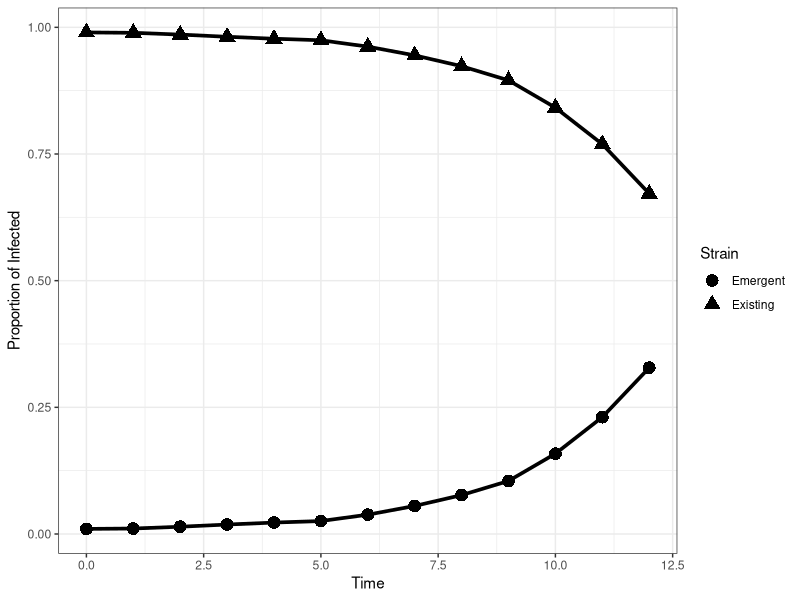
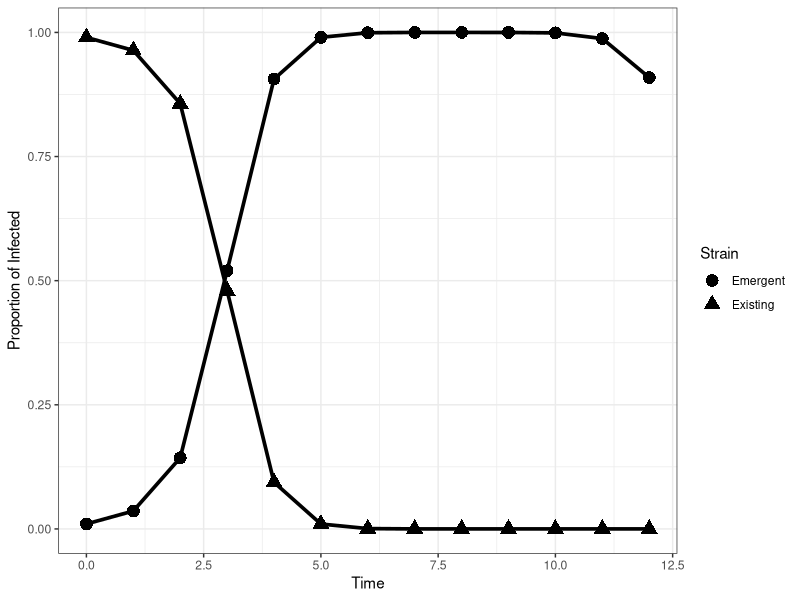

These charts were generated, in order, by the following R code: (Note: this script raises an error after producing the figures.)
library(tidyverse)
library(emmeans)
library(car)
library(gmodels)

mod_sir <- function(ini,
                    N=100000,
                    x,
                    timestart=0,
                    timeend=10, #in weeks
                    dt=1,
                    tol=1e-9){
  sim <- unname(ini)
  
  cases <- matrix(nrow=length(seq(timestart,timeend,by=dt)),
                  ncol=length(ini))
  colnames(cases) <- names(ini)
  cases[1,] <- sim
  
  #probability of transitions from susceptible compartment
  for(t in 2:nrow(cases)){
    p_SI <- (1-exp(-(x$beta*sim[2] + 
                       x$betap*sim[3] + x$nu)))*(x$beta*sim[2])/(x$beta*sim[2] + 
                                                                   x$betap*sim[3] + x$nu)
    p_SIn <- (1-exp(-(x$beta*sim[2] + 
                        x$betap*sim[3] + x$nu)))*(x$betap*sim[3])/(x$beta*sim[2] + 
                                                                     x$betap*sim[3] + x$nu)
    p_SV <-  (1-exp(-(x$beta*sim[2] + 
                        x$betap*sim[3] + x$nu)))*(x$nu)/(x$beta*sim[2] + x$betap*sim[3] + x$nu)
    
    #probability of transitions from first infected compartment
    p_IR <- (1- exp(-(x$gamma+x$mu)))*(x$gamma/(x$gamma+x$mu))
    p_ID <- (1-exp(-(x$gamma+x$mu)))*(x$mu/(x$gamma+x$mu))
    
    #probability of transition from vaccinated compartment
    p_VIn <- 1-exp(-x$betap*sim[3])
    
    #probability of transition from recovered compartment
    p_RIn <- 1-exp(-x$betap*sim[3])
    
    #probability of transitions from second infected compartment
    p_InRn <- (1- exp(-(x$gammap+x$mu)))*(x$gammap/(x$gammap+x$mu))
    p_InD <- (1-exp(-(x$gammap+x$mu)))*(x$mu/(x$gammap+x$mu))
    
    
    #number of transitions
    #susceptible
    
    S_probs <- c(p_SI, p_SIn, p_SV, 1-sum(p_SI, p_SIn, p_SV))
    n_S <- as.numeric(rmultinom(1,round(N*sim[1]),prob=S_probs))
    
    #first strain
    I_probs <- c(p_IR,p_ID, (1-sum(p_IR,p_ID)))
    n_I <- as.numeric(rmultinom(1,round(N*sim[2]),prob=I_probs))
    
    #new strain
    In_probs <- c(p_InRn, p_InD, 1-sum(p_InRn, p_InD))
    n_In <- as.numeric(rmultinom(1,round(N*sim[3]),prob=In_probs))
    
    #vaccinated
    n_V <- rbinom(1,round(N*sim[4]),prob=p_VIn)
    
    #first recovered
    
    n_R <- rbinom(1,round(N*sim[5]),prob = p_RIn)
    
    #update sim
    change <-(1/N) * c(-sum(n_S[1:3]),
                       n_S[1]-sum(n_I),
                       n_S[2]+n_V+n_R - sum(n_In),
                       n_S[3] - n_V,
                       n_I[1] - n_R,
                       n_In[1],
                       n_I[2]+n_In[2])
    
    sim <- (sim + change)
    sim <- sim*(sim > tol)
    cases[t,] <- sim
  }
  cases  |> 
    as.data.frame() |> 
    mutate(time=seq(timestart,timeend,by=1)) |> 
    mutate(infected = i1+i2+0.000001,infprop1=i1/infected,infprop2=i2/infected) -> cases 
  
  return(cases)
}

tdom <- function(ini, x, timestart=0, timeend=10,tol=1e-9){
  trun <- tryCatch({mod_sir(ini=ini,
                            x=x,
                            timestart=timestart,
                            timeend = timeend)},
                   error=function(e){
                     return(data.frame(infprop1=0,infprop2=0))
                   },
                   warning=function(w){
                     return(data.frame(infprop1=0,infprop2=0))
                   }
                   
  )
  
  if(tail(trun$infprop2,1) <=tol & max(trun$infprop2) <=0.5){
    tdominance <- NA #never dominates
  }
  else{
    #initialize the logistic model using logit transformed model estimates
    # coef(lm(logit(infprop2)~time,data=trun)) |> unname()->tcoeffs
    # 
    # phi_2 <- tcoeffs[1]
    # phi_3<- tcoeffs[2]
    
    logisticmodel <- tryCatch({nls(infprop2~SSlogis(time,Asym,xmid,scal),
                                   data=filter(trun,infprop2 > tol),
                                   control=list(maxiter=500))},
                              error=function(e){
                                #rerun with an experimental growth curve
                                rerun <- lm(log(infprop2)~time,
                                            data=trun)
                                
                                return((log(0.5)- coef(rerun)[1])/coef(rerun)[2])
                              },
                              warning=function(w){
                                rerun <- lm(log(infprop2)~time,
                                            data=trun)
                                
                                return((log(0.5)- coef(rerun)[1])/coef(rerun)[2])                         }
                              
    )
    tdominance <- ifelse(is.numeric(logisticmodel),logisticmodel,coef(logisticmodel)[2])
  }  
  tdominance
}


#no dominance
initial_recovered <- 0.01 #approximation
initial_infected <- 0.01 
vaxrate <- 0
ini <- c(s=1-vaxrate-initial_infected-initial_recovered,
         i1=0.99*initial_infected,
         i2=0.01*initial_infected,
         v=vaxrate,
         r1=initial_recovered,
         r2=0,
         d=0)

x <- list(beta=1.4, 
          betap=1.25*1.4,
          gamma=0.7, 
          gammap=0.7,
          nu=0, 
          mu=0)
mod_sir(ini=ini,
        x=x,
        timestart=0,
        timeend = 12) -> results

results |> select(time, infprop1,infprop2) |> 
  rename(Existing=infprop1, Emergent=infprop2) |> 
  pivot_longer(c(Existing,Emergent),names_to="Strain", values_to="Proportion") |> 
  mutate_at(vars(Strain),factor) |> 
  ggplot(aes(x=time,y=Proportion,group=Strain, shape=Strain)) +
  theme_bw() + 
  geom_point(size=4) + 
  geom_line(linewidth=1.25) + 
  labs(x="Time", y="Proportion of Infected") ->fail_plot1

fail_plot1 |> ggsave(filename = "failure_1.png",width=6,height=4,units="in")

tdom(ini=ini,x=x,
     timestart=0,
     timeend = 12)

#second way of failure

initial_recovered <- 0.01 #approximation
initial_infected <- 0.01 
vaxrate <- 0.3
ini <- c(s=1-vaxrate-initial_infected-initial_recovered,
         i1=0.99*initial_infected,
         i2=0.01*initial_infected,
         v=vaxrate,
         r1=initial_recovered,
         r2=0,
         d=0)

x <- list(beta=2.1, 
          betap=2.*2.1,
          gamma=0.7, 
          gammap=0.7,
          nu=0.3, 
          mu=0)
mod_sir(ini=ini,
        x=x,
        timestart=0,
        timeend = 12) -> results2

results2 |> select(time, infprop1,infprop2) |> 
  rename(Existing=infprop1, Emergent=infprop2) |> 
  pivot_longer(c(Existing,Emergent),names_to="Strain", values_to="Proportion") |> 
  mutate_at(vars(Strain),factor) |> 
  ggplot(aes(x=time,y=Proportion,group=Strain, shape=Strain)) +
  theme_bw() + 
  geom_point(size=4) + 
  geom_line(linewidth=1.25) + 
  labs(x="Time", y="Proportion of Infected") ->fail_plot2

fail_plot2 |> ggsave(filename = "failure_2.png",width=6,height=4,units="in")

nls(infprop2~SSlogis(time,Asym,xmid,scal),
    data=filter(results2,infprop2 >1e-9),
    control=list(maxiter=500)) ->coeffs

tdom(ini=ini,x=x,
     timestart=0,
     timeend = 12)


#ORIGINAL STRAIN COULD BE gamma =0.7, gammap = 0.7
gamma <- 0.7
gammap <- 0.7
betaset <- c(1.4,1.75,2.1)
betapset <- c(1.25,1.5,1.75,2) #multiple of beta
initial_recovered <- 0.01 #approximation
initial_infected <- 0.01 #loosely based on data
vaxxrateset <- c(0,0.3)
nuset <- c(0, 0.3)
muset <- c(0)
nsims <-100

sim_array <- expand.grid(1:nsims,
                         betaset,
                         betapset,
                         gamma,
                         gammap,
                         vaxxrateset,
                         initial_recovered,
                         initial_infected,
                         nuset,
                         muset) |> as.data.frame()
names(sim_array) <- c("SimNumber",
                      "beta",
                      "betap",
                      "gamma",
                      "gammap",
                      "vaxrate",
                      "ini_recovered",
                      "ini_infected",
                      "nu",
                      "mu")

#experiment function
exp_trun <- function(x1,timestart=0,timeend=12){
  x1 |> unname() |> as.numeric()->x1
  #initial recovered is 1%
  initial_recovered <- x1[7]
  #initial infected based on population
  initial_infected <- x1[8]
  #vaccination rate
  vaxrate <- x1[6]
  
  x <-list(beta=x1[2], 
           betap=x1[3]*x1[2],
           gamma=x1[4], 
           gammap=x1[5],
           nu=x1[9], 
           mu=x1[10]) #no birth and vaccination
  
  ini <- c(s=1-vaxrate-initial_infected-initial_recovered,
           i1=0.99*initial_infected,
           i2=0.01*initial_infected,
           v=vaxrate,
           r1=initial_recovered,
           r2=0,
           d=0)
  tdom(ini=ini,x=x,timestart=timestart,timeend=timeend)-> tdominance
  tdominance
}


#uncomment to simulate results
rm(expresults)
sim_array |> rowwise() |>
  mutate(tdom = exp_trun(c(SimNumber,beta,betap,gamma,gammap,vaxrate,
                           ini_recovered,ini_infected,nu,mu))) |>  ungroup()|>
  mutate_at(vars(beta,betap,gamma,gammap,vaxrate,
                 ini_recovered,ini_infected,nu,mu),factor)-> expresults


write.csv(expresults,file="simresults_afterrevision.csv")

expresults <- read.csv("simresults_afterrevision.csv")

expresults |> 
    mutate_at(vars(beta,betap,gamma,gammap,vaxrate,
                   ini_recovered,ini_infected,nu,mu),factor)-> expresults
  
expresults |>  group_by(beta,betap,gamma,gammap,vaxrate,
                        ini_recovered,ini_infected,nu,mu) |>
  mutate(nondom=ifelse(is.na(tdom),1,0)) |> 
  summarise(mean=mean(tdom,na.rm=T),sd=sd(tdom,na.rm=T),max=max(tdom,na.rm=T),min=min(tdom,na.rm=T),
            prop_nondom=sum(nondom,na.rm=T)/n(),median=quantile(tdom,0.50,na.rm=T)) ->sumstats

sumstats  |> View()

sumstats |> ungroup() |> filter(prop_nondom > 0) |>
  select(beta,betap,nu,vaxrate,prop_nondom) |> View()






mod1 <- lm(tdom~beta*betap*vaxrate*nu,data=expresults,
           contrasts = list(beta=contr.SAS,
                            betap=contr.SAS,
                            nu=contr.SAS,
                            vaxrate=contr.SAS))

#only second order
mod2 <- lm(tdom~beta+betap+vaxrate+nu +
             beta:betap + beta:vaxrate + beta:nu + 
             betap:vaxrate + betap:nu + vaxrate:nu,data=expresults,
                   contrasts = list(beta=contr.SAS,
                                    betap=contr.SAS,
                                    nu=contr.SAS,
                                    vaxrate=contr.SAS))


# mod1 <- lm(tdom~beta*betap*vaxrate*nu*mu,data=expresults,contrasts = list(beta=contr.SAS,
#                                                                betap=contr.SAS,
#                                                                nu=contr.SAS))

#full model
mod1 |> aov() |> summary()
#second order interaction only
mod2 |> aov() |> summary()


emmeans(mod1,~nu*beta*betap*vaxrate)
emmeans(mod1,pairwise~nu|beta*betap*vaxrate,adjust="tukey")


emmeans(mod1,~beta*betap*vaxrate*nu) ->mod1means
mod1means |>  as.data.frame() |> rename(initialvaxx=vaxrate) |>
  ggplot(aes(x=betap,y=emmean, group=nu, shape=nu)) + 
  facet_wrap(~initialvaxx + beta,nrow=2, labeller = label_both) + 
  theme_bw()+
  geom_point(size=2) + geom_line()+ geom_errorbar(aes(ymin=lower.CL,ymax=upper.CL, width=0.1))+
  scale_shape_manual(values=c(15,16))+
  ylab("TTD LSMeans") + xlab("ESTR") + labs(shape="Vaccination Rate") ->lsmeansplot
ggsave(lsmeansplot,filename="lsmeans_no1.png", width=6, height=4, units="in")

# emmeans(mod1_dom,~beta*betap*vaxrate/mu)

# emmeans(mod1_dom,pairwise~nu|beta*betap*vaxrate) |>
#   confint()
# 
# emmeans(mod1_dom,pairwise~betap|beta*nu*vaxrate) |>
#   confint(adjust="bonferroni")




#vaccination rate

emmeans(mod1,pairwise~nu|betap*vaxrate*beta) |>
  confint(adjust="bonferroni") |> as.data.frame() |> 
  write.csv("./simple_effects/nu_simpleeffects.csv")


emmeans(mod1,pairwise~nu|betap*vaxrate*beta)$contrasts |> 
  confint(adjust="bonferroni") |>
  as.data.frame() |> rename(initialvaxx=vaxrate) |> 
  ggplot(aes(x=betap,y=estimate, group=beta, shape=beta)) + 
  theme_bw() + 
  facet_wrap(~initialvaxx, labeller = label_both) + 
  geom_point(size=2) + geom_line()+ geom_errorbar(aes(ymin=lower.CL,ymax=upper.CL, width=0.1))+
  scale_shape_manual(values=c(15,16,17))+
  ylab("TTD Difference") + xlab("ESTR") + labs(shape="Existing Transmission") ->vaxratediff

vaxratediff |> ggsave(filename="vaxrate_diffplot.png",width=6, height=4, units="in")



#initial vaccination

emmeans(mod1,pairwise~vaxrate|nu*betap*beta) |>
  confint(adjust="bonferroni") |> as.data.frame() |> 
  write.csv("./simple_effects/vaxrate_simpleeffects.csv")

emmeans(mod1,pairwise~vaxrate|nu*betap*beta)$contrasts |> 
  confint(adjust="bonferroni") |>
  as.data.frame() |> 
  ggplot(aes(x=betap,y=estimate, group=beta, shape=beta)) + 
  theme_bw() + 
  facet_wrap(~nu, labeller = label_both) + 
  geom_point(size=2) + geom_line()+ geom_errorbar(aes(ymin=lower.CL,ymax=upper.CL, width=0.1))+
  scale_shape_manual(values=c(15,16,17))+
  ylab("TTD Difference") + xlab("ESTR") + labs(shape="Existing Transmission") ->initialvaxdiff


initialvaxdiff |> ggsave(filename="initialvaxrate_diffplot.png",width=6, height=4, units="in")


#ESTR
emmeans(mod1,pairwise~betap|nu*vaxrate*beta) |>
  confint(adjust="bonferroni") -> estrcontrast

estrcontrast$contrasts |> as.data.frame() |> 
  write.csv("./simple_effects/estr_simpleeffects.csv")

estrcontrast$emmeans |> as.data.frame() |> 
  write.csv("./simple_effects/estr_lsmeans.csv")


estrcontrast$contrasts |>
  as.data.frame() |> rename(initialvaxx=vaxrate) |> 
  ggplot(aes(x=beta,y=estimate, group=nu, shape=nu)) + 
  theme_bw() + 
  facet_wrap(contrast~initialvaxx, labeller = label_both) + 
  geom_point(size=2) + geom_line()+ geom_errorbar(aes(ymin=lower.CL,ymax=upper.CL, width=0.1))+
  scale_shape_manual(values=c(15,16))+
  ylab("TTD Difference") + xlab("Existing Strain Transmission Coefficient") + 
  labs(shape="Vaccination Rate") ->estrdiffplot
estrdiffplot |> 
  ggsave(filename="estr_diffplot.png",width=12,height=12,units="in")


emmeans(mod1,poly~betap|nu*vaxrate*beta) |> as.data.frame() |> 
  write.csv("./simple_effects/estr_quadratic.csv")
